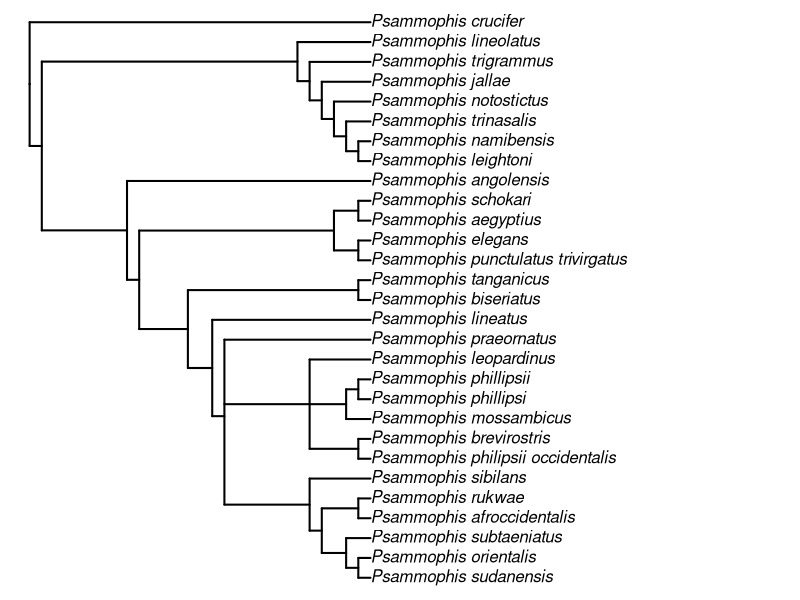

This chart was generated by the following R code:
#Build your newick tree for bpp with ape package
#Build your tree in reverse, from the bottom to the top 

library(ape)

text.string<-
  "((((((((((((Psammophis_sudanensis, Psammophis_orientalis), Psammophis_subtaeniatus), (Psammophis_afroccidentalis, Psammophis_rukwae)), Psammophis_sibilans), (((Psammophis_philipsii_occidentalis, Psammophis_brevirostris), (Psammophis_mossambicus, (Psammophis_phillipsi, Psammophis_phillipsii)), Psammophis_leopardinus)), Psammophis_praeornatus), Psammophis_lineatus), (Psammophis_biseriatus, Psammophis_tanganicus)), ((Psammophis_punctulatus_trivirgatus, Psammophis_elegans), (Psammophis_aegyptius, Psammophis_schokari))), Psammophis_angolensis), ((((((Psammophis_leightoni, Psammophis_namibensis), Psammophis_trinasalis), Psammophis_notostictus), Psammophis_jallae), Psammophis_trigrammus), Psammophis_lineolatus)), Psammophis_crucifer));"
vert.tree<-read.tree(text=text.string)

plot(vert.tree,no.margin=TRUE,edge.width=2)

is.binary.tree(vert.tree)
